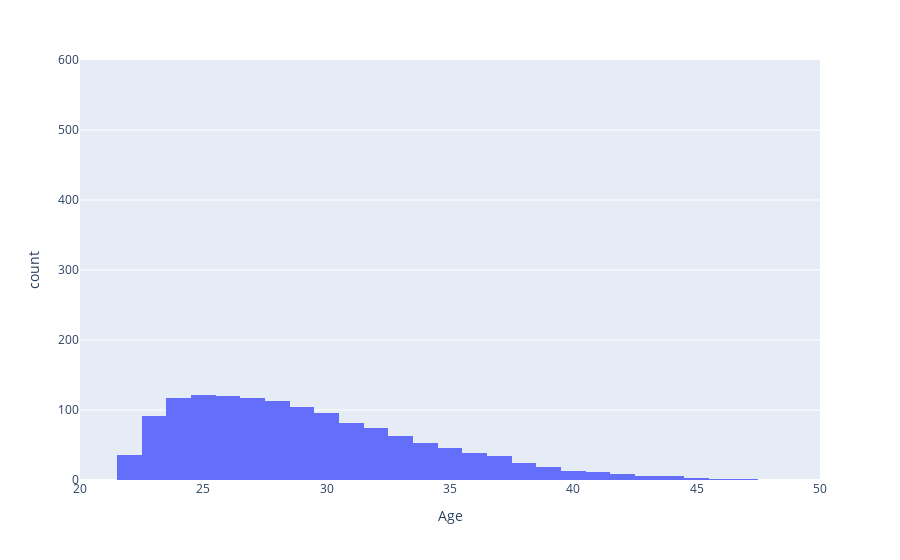

Source (notebook cell):
### Code cell
k_fig = px.histogram(kick10, x = 'Age')
k_fig.update_yaxes(range = [0,600])
k_fig.update_xaxes(range = [20, 50])
k_fig.show()

### Figure 1 — Plotly figure (JSON) as saved in the notebook; plotly's stock layout.template omitted (floating-point values rounded to 4 significant figures; data arrays with more than 128 entries replaced by an {"elided": "..."} marker saying what was removed)
{"data": [{"alignmentgroup": "True", "bingroup": "x", "hovertemplate": "Age=%{x}<br>count=%{y}<extra></extra>", "legendgroup": "", "marker": {"color": "#636efa", "pattern": {"shape": ""}}, "name": "", "offsetgroup": "", "orientation": "v", "showlegend": false, "type": "histogram", "x": {"elided": "1400 int values"}, "xaxis": "x", "yaxis": "y"}], "layout": {"barmode": "relative", "legend": {"tracegroupgap": 0}, "margin": {"t": 60}, "xaxis": {"anchor": "y", "domain": [0, 1], "range": [20, 50], "title": {"text": "Age"}}, "yaxis": {"anchor": "x", "domain": [0, 1], "range": [0, 600], "title": {"text": "count"}}}}
